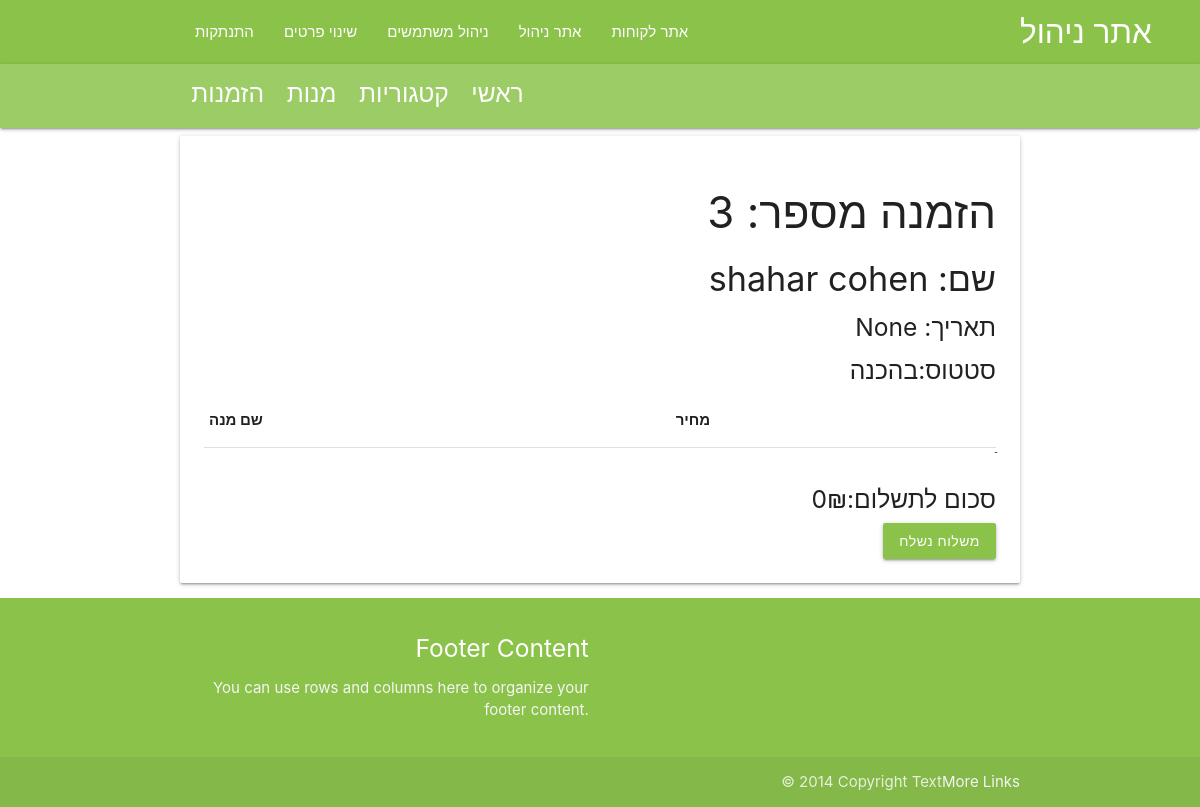
The app's page /managers/orders/show_order/3 (signed in), older data.
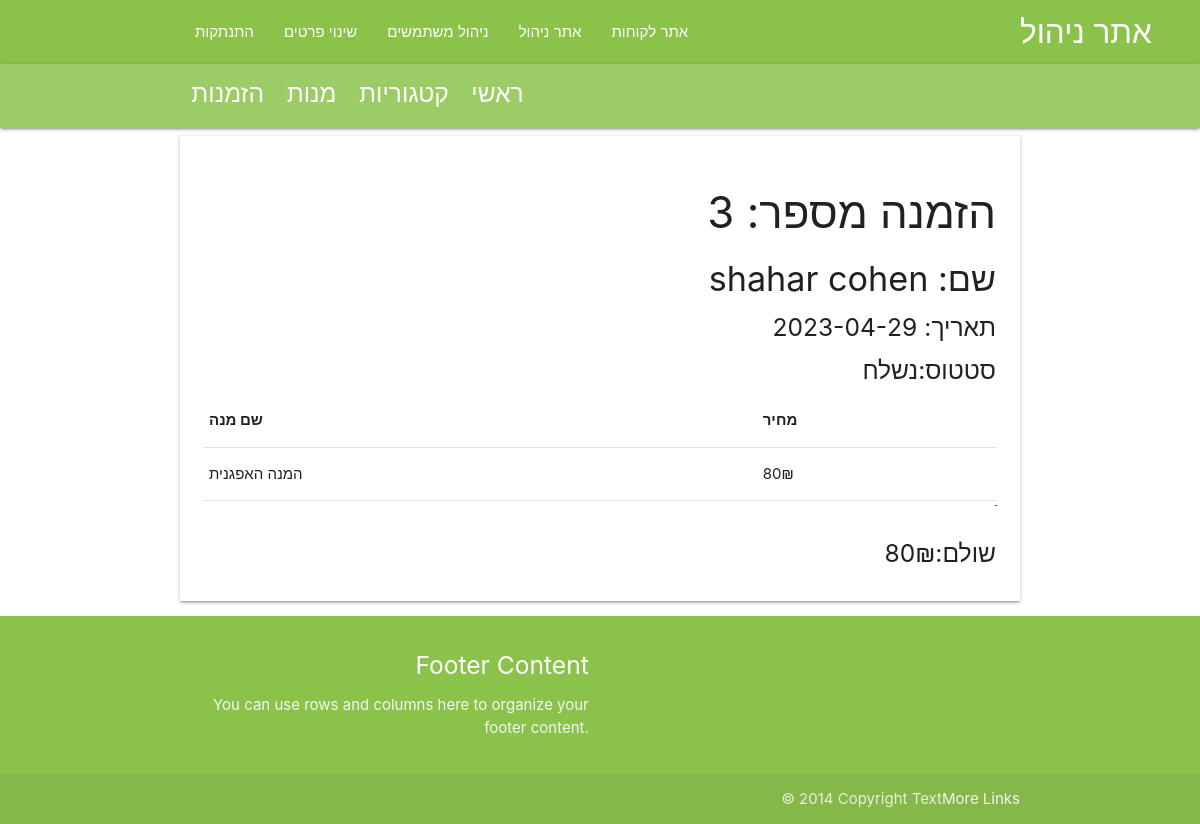
The same page, newer data.
### models/deliveries.py (models this page shows)
class Delivery(db.Model):
    id = db.Column(db.Integer,primary_key=True)
    cart_id = db.Column(db.Integer, db.ForeignKey('cart.id'), unique=True)
    is_delivered = db.Column(db.Boolean, default=False)
    address = db.Column(db.String(200),default='')
    comment = db.Column(db.Text,default='')
    created = db.Column(db.Date)

### models/dishes.py (models this page shows)
class Items(db.Model):
    id = db.Column(db.Integer,primary_key=True)
    dish_id=db.Column(db.Integer,db.ForeignKey('dish.id'))
    cart_id=db.Column(db.Integer,db.ForeignKey('cart.id'))
    amount = db.Column(db.Integer,default=1)
    dishes = db.relationship('Dish',backref='items',cascade="save-update")
    items = db.relationship('Cart',backref='items',cascade="save-update")

class Dish(db.Model):
    id = db.Column(db.Integer,primary_key=True)
    name = db.Column(db.String(100),nullable=False)
    price = db.Column(db.Integer,nullable=False)
    description = db.Column(db.Text,nullable=False)
    imageUrl = db.Column(db.Text,default='')
    is_gluten_free = db.Column(db.Boolean,default=False)
    is_vegeterian = db.Column(db.Boolean,default=False)
    category_id = db.Column(db.Integer,db.ForeignKey('category.id'))
    categories = db.relationship('Category',backref='dishes',cascade="save-update")

### controllers/managers.py (the view)
@login_required
def show_order(id):
    delivery= Delivery.query.get(id)
    cart_price=sum([item.dishes.price for item in delivery.cart.items])
    if current_user.is_staff:
        return render_template('manager_templates/show_order.html',delivery=delivery,cart_price=cart_price)

### controllers/managers.py (called while the page is built)
@login_manager.user_loader
def load_user(user_id):
    return User.query.get(int(user_id))

### templates/manager_templates/show_order.html (shortened to what this page needs)
{% extends 'layouts/layout_manager.html' %}{% block manager %}
<div class="card-panel">
    <div><h3>{{delivery.id}} :הזמנה מספר</h3></div>
    <div><h4>{{delivery.cart.user.first_name}} {{delivery.cart.user.last_name}}  :שם</h4></div>
    <div><h5>{{delivery.created}} :תאריך</h5></div>
    {% if delivery.is_delivered %}
    <div><h5>סטטוס:נשלח</h5></div>
    {%else%}
    <div><h5>סטטוס:בהכנה</h5></div>
    {%endif%}
        <div >
            <table class="responsive-table">
                <thead>
                    <tr>
                        <th>שם מנה</th>
                        <th>מחיר</th>
                    </tr>
                </thead>
                {% for item in delivery.cart.items%}
                <tbody>
                <tr>
                    <td>{{item.dishes.name}}</td>
                    <td>{{item.dishes.price}}₪</td>
                </tr>
                </tbody>
                {%endfor%}
            </table>ֿ
            {% if not delivery.is_delivered%}
            <h5>סכום לתשלום:{{cart_price}}₪</h5>
            <div><a class="hoverable waves-effect light-green btn" href="{{url_for('managers.delivery_deliverd', id = delivery.id)}}"  >משלוח נשלח</a></div>
            {%else%}
            <h5>שולם:{{cart_price}}₪</h5>
            {%endif%}
        </div>
    </div>
{%endblock%}

Row changes from the older to the newer data that the page shows:
changed Delivery id 3: created "None" → "2023-04-29"; is_delivered False → True (drawn)
added Items: dishes.name "המנה האפגנית", dishes.price "80"
Text that changed along with them:
{{ cart_price }}: (not shown) → "80"
{{ cart_price }}: "0" → (not shown)
text no longer shown: "סטטוס:בהכנה סכום לתשלום: משלוח נשלח"
text now shown: "סטטוס:נשלח שולם:"
